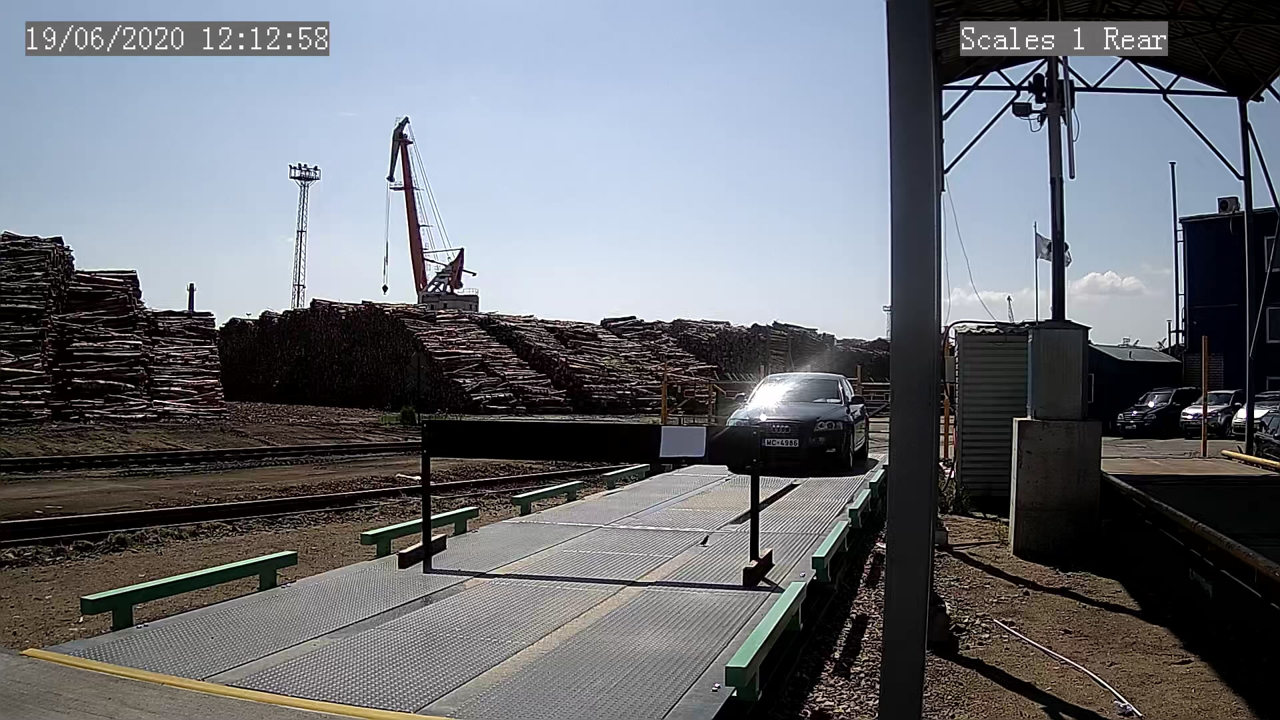
#> input picture imgs/perspective/01_rear_115_520.jpg, 1280 x 720 px, found by its file name
$ python skew-test.py
#> lines starting #> are read from the running program, lines starting #| are printed output that depends on the picture; after the words box and inside, x2 and y2 are one past the last pixel; in counts of white or black regions, pixels touching at a corner belong together
import cv2
import numpy as np
from config import SCALES

il_0_front = "/Users/valera/Documents/venprojs/alpr/imgs/perspective/00_front_115_520.jpg"
il_0_rear = "/Users/valera/Documents/venprojs/alpr/imgs/perspective/00_rear_115_520.jpg"
il_1_front = "/Users/valera/Documents/venprojs/alpr/imgs/perspective/01_front_115_520.jpg"
il_1_rear = "/Users/valera/Documents/venprojs/alpr/imgs/perspective/01_rear_115_520.jpg"

image = cv2.imread(il_1_rear)
#> image is the input picture: shape (720, 1280, 3); mean B, G, R 116, 109.8, 106.8
# remove fully black area
image[np.where(image == 0)] = 1
#> image: shape (720, 1280, 3); 9.19% of pixels changed, all inside (x1, y1, x2, y2) = (0, 0, 1280, 720)

# [7 lines of commented-out code are left out]
cam = SCALES["south"]["cam_rear"]
box_from = np.float32(cam["warp_from"])
box_to = np.float32(cam["warp_to"])
# transformaton matrix
TM = cv2.getPerspectiveTransform(box_from, box_to)
warped = cv2.warpPerspective(image, TM, (image.shape[1],image.shape[0]))
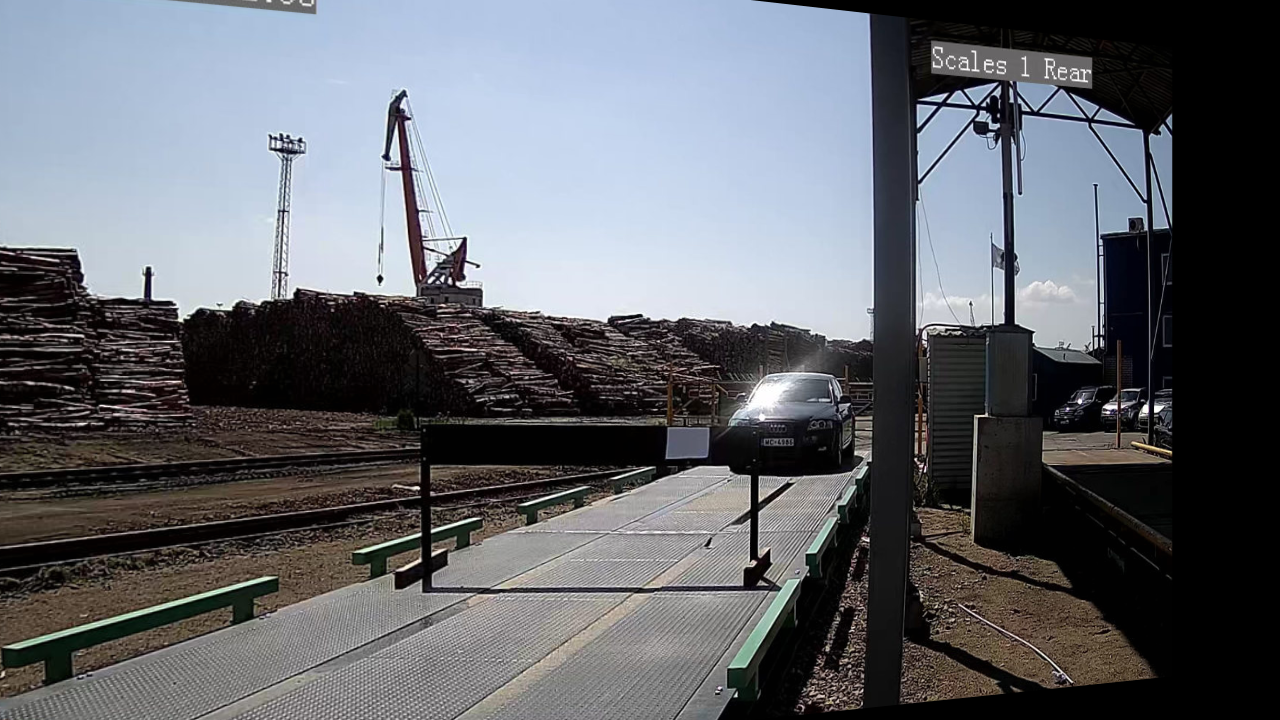
#> warped: shape (720, 1280, 3); mean B, G, R 107.8, 101.9, 99.1

# [7 lines of commented-out code are left out]
warped[np.where(warped == 0)] = image[np.where(warped == 0)]
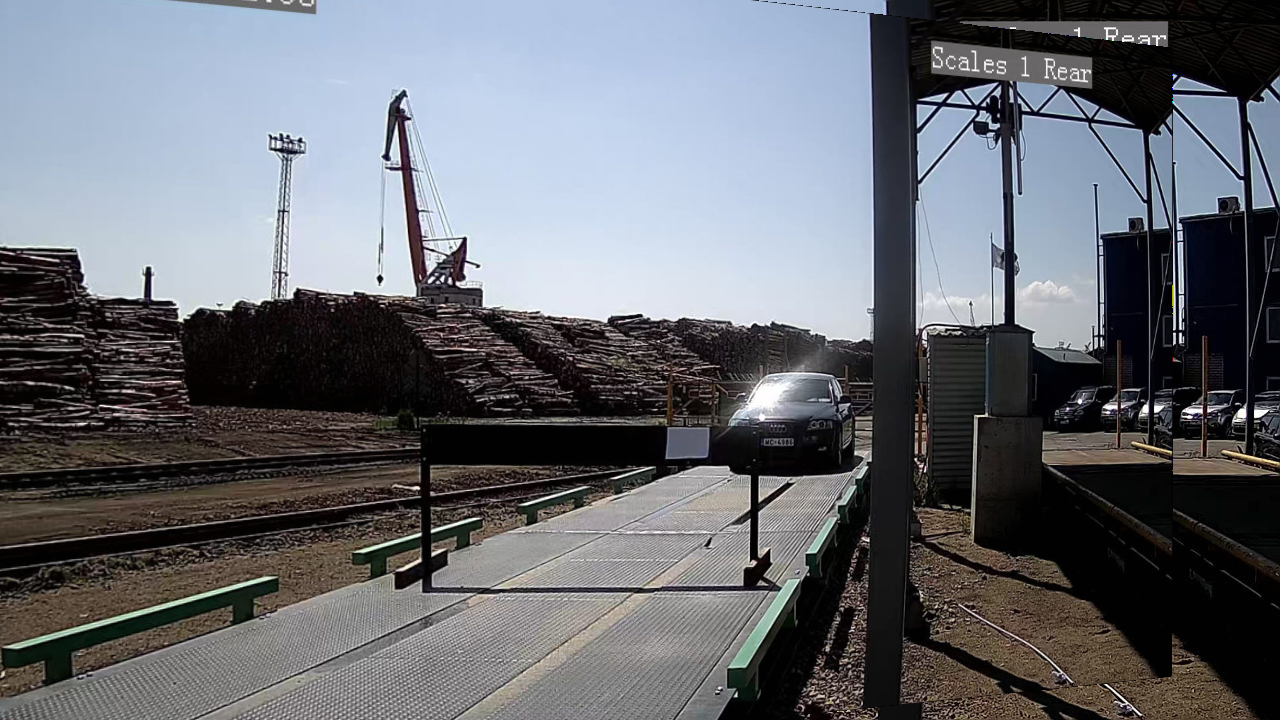
#> warped: shape (720, 1280, 3); 10.44% of pixels changed, all inside (x1, y1, x2, y2) = (755, 0, 1280, 720)

# [7 lines of commented-out code are left out]
height = warped.shape[0]
#> height = 720
width = warped.shape[1]
#> width = 1280
crop_ratio=cam["crop_ratio"]
cropped = warped[
        int(height*crop_ratio[0]):int(height*crop_ratio[1]),
        int(width*crop_ratio[2]):int(width*crop_ratio[3])
    ]
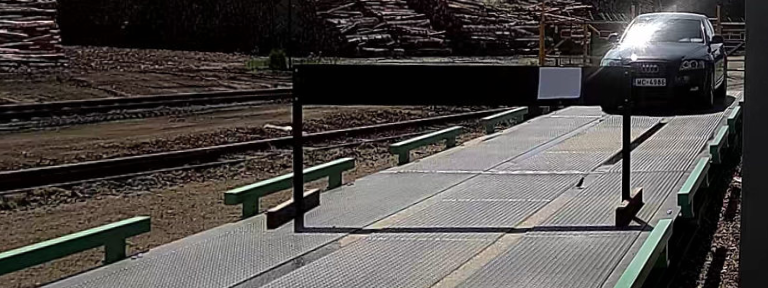
#> cropped: shape (288, 768, 3); mean B, G, R 71.9, 74.3, 78.2
cv2.imshow("Cropped", cropped)
if cv2.waitKey(0) & 0xFF == ord('s'):
#> (key Esc is pressed here)
    cv2.imwrite("test_cropped_1_r.jpg", cropped)
else:
    pass
cv2.destroyAllWindows()
